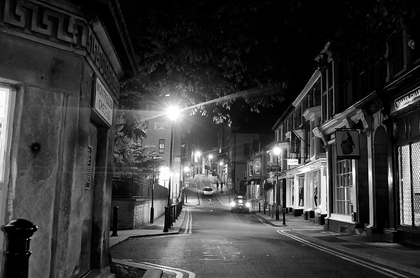
%> input picture Exercise 4/taskA.png, 420 x 278 px, shrunk from 1024 x 678 before the run
$ octave main.m   (GNU Octave 9; MATLAB toolbox functions it lacks are replaced by stand-ins)
%> lines starting %> are read from the running program, lines starting %| are printed output that depends on the picture
### Exercise 4/gauss_filter.m
function G = gauss_filter  (kernelsize,sigma)

[x y ]= meshgrid(-floor(kernelsize/2):floor(kernelsize/2),-floor(kernelsize/2):floor(kernelsize/2));

G = exp(-(x.^2+y.^2)/(2*sigma^2));
G= G./sum(G(:));

### Exercise 4/main.m
close all;
input = imread('taskA.png');
%> input is the input picture: size 278x420x3 uint8; min 0, max 255, mean 59

%input = mat2gray(input);
input_noise = mat2gray(imnoise(input,'gaussian',0,0.01));
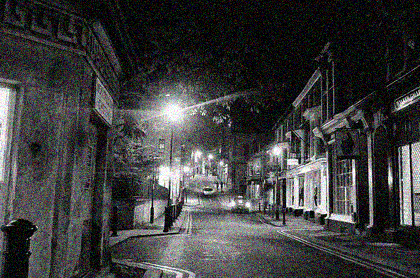
%> input_noise: size 278x420x3 double; mean R, G, B 0.242, 0.242, 0.243

fft_image_raw = fftshift(fft2(input_noise));
fft_image = log(abs(fft_image_raw)+1);
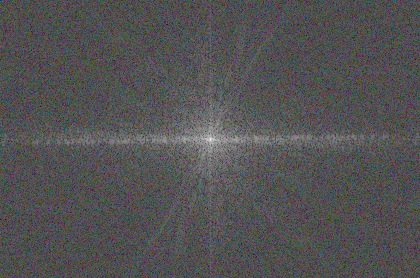
%> fft_image: size 278x420x3 double; mean R, G, B 3.39, 3.38, 3.39; drawn with min black and max white
fft_image = mat2gray(fft_image);

figure;
subplot(2,1,1), imshow(input);
subplot(2,1,2), imshow(input_noise);

figure('Name','FFT_IMAGE');
imagesc(fft_image);

sigma = 0.5;
G = gauss_filter(4*sigma,sigma);
G = G/max(max(G));
Filter = zeros(size(input));

%Filter(1:size(G,1), 1:size(G,2)) = G(:,:);
for i = 1:size(G,1)
    for j = 1:size(G,2)
        Filter(i,j,1) = G(i,j);
        Filter(i,j,2) = G(i,j);
        Filter(i,j,3) = G(i,j);
    end
end

Filter = circshift(Filter, [round(-(size(G,1)/2)), round(-(size(G,2)/2))]);
%figure('Name','FILTER');
%imshow(Filter, []);

figure('Name','FFT_FILTER');
%fft_filter = imagesc(mat2gray(log(abs(fft2(Filter)+1))))
fft_filter_raw = fftshift(fft2(Filter));
fft_filter = mat2gray(log(abs(fft_filter_raw)+1));
imagesc(fft_filter)
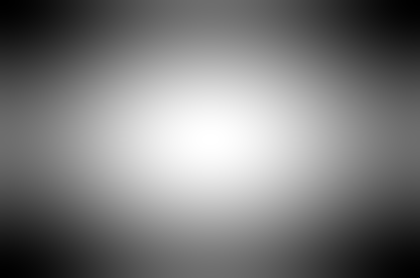
%> displayed picture: size 278x420x3, on the screen's scale of 0 to 255; min 0, max 255, mean 122.8

mult = fft_image_raw.*fft_filter_raw;
figure('Name','Ergebnis(freq)');
imagesc(mat2gray(log(abs(mult)+1)));

result = ifft2(mult);
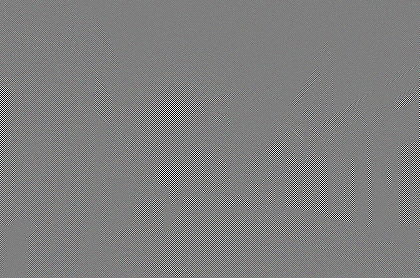
%> result: size 278x420x3 double; mean R, G, B 2.91e-06, 3.49e-05, -0.000255; drawn with min black and max white
figure('Name','Ergebnis(intensity)');
imagesc(mat2gray(log(abs(result)+1)));
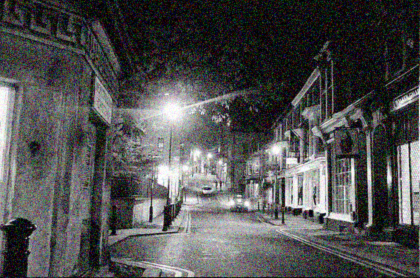
%> displayed picture: size 278x420x3, on the screen's scale of 0 to 255; mean R, G, B 80.3, 80.2, 80.2

$ run again, with Exercise 4/test1B.jpg saved as Exercise 4/taskA.png
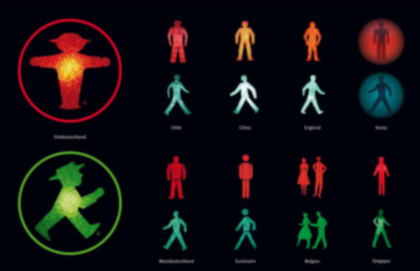
%> input picture Exercise 4/test1B.jpg, 420 x 271 px, shrunk from 975 x 630 before the run
%> input is the input picture: size 271x420x3 uint8; mean R, G, B 17.7, 14.6, 18.1
%> `fft_image = log(abs(fft_image_raw)+1);`:
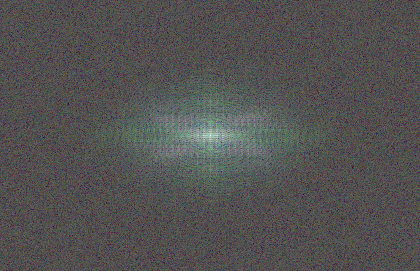
%> fft_image: size 271x420x3 double; mean R, G, B 3.1, 3.06, 3.05; drawn with min black and max white
%> `imagesc(mat2gray(log(abs(result)+1)));`:
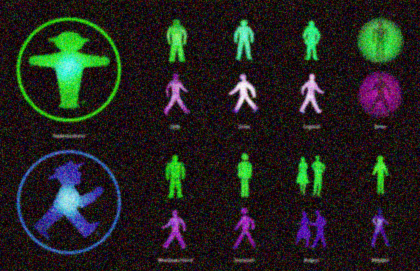
%> displayed picture: size 271x420x3, on the screen's scale of 0 to 255; mean R, G, B 34.3, 34.7, 31.5
